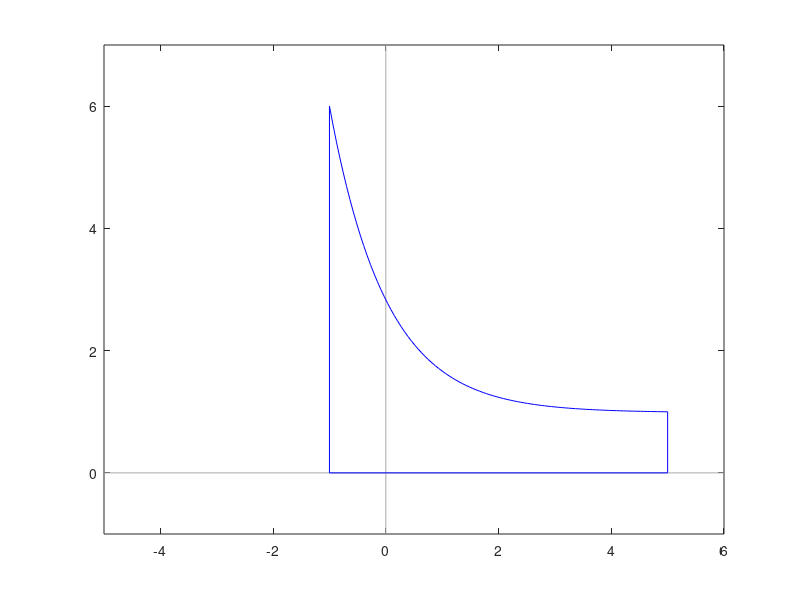

Source code (MATLAB):
%%% glītas asis
a = [-5 6 -1 7];
plot([a(1) a(2)], [0 0], 'color', '#aaa');
hold on
plot([0 0], [a(3) a(4)], 'color', '#aaa');
axis(a);

xs = [-1 5];
ys = [6 1];

% oktāva nemāk fitot eksponenti, tapēc nācās nopūsties, 
% paņemt matlabu un iefitot koeficientus,
f_right_a = 1.844
f_right_b = 0.987

f_right = @(x) f_right_a * exp(-x) + f_right_b;

t = linspace(-1, 5, 100);

plot(t, f_right(t), 'color', 'b');

plot([5 5 -1 -1], [1 0 0 6], 'color', 'b');

area_right = quad(f_right, -1, 5)

